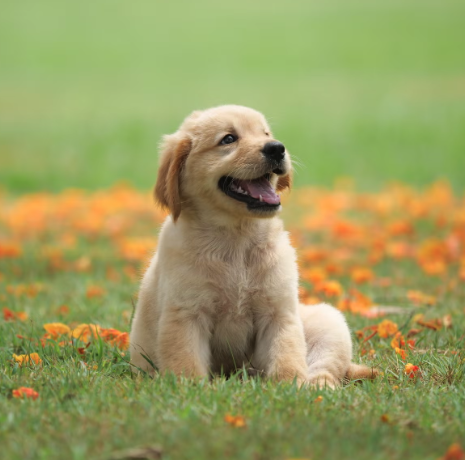
#> input picture data/dog_image.png, 465 x 460 px
$ python -i image_processing.py   (imports and definitions only)
#> lines starting #> are read from the running program, lines starting #| are printed output that depends on the picture
import cv2
import numpy as np
from PIL import Image
import io


def preprocess_image(image_bytes: bytes) -> bytes:
    """
    Preprocess the image:
    1. Convert to grayscale
    2. Apply histogram equalization
    3. Apply Gaussian blur for noise reduction
    """
    # Convert bytes to numpy array
    nparr = np.frombuffer(image_bytes, np.uint8)
    img = cv2.imdecode(nparr, cv2.IMREAD_COLOR)

    # Convert to grayscale
    gray = cv2.cvtColor(img, cv2.COLOR_BGR2GRAY)

    # Apply histogram equalization
    equalized = cv2.equalizeHist(gray)

    # Apply Gaussian blur
    blurred = cv2.GaussianBlur(equalized, (5, 5), 0)

    # Convert back to bytes
    success, encoded_img = cv2.imencode(".png", blurred)
    return encoded_img.tobytes()

>>> import cv2
>>> picture = cv2.imread('../data/dog_image.png', cv2.IMREAD_GRAYSCALE)
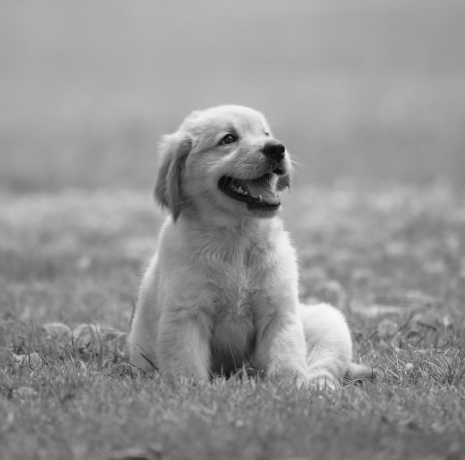
#> picture: shape (460, 465); min 9, max 248, mean 147.9
#> (the run stopped early here; a loop or call above may not have finished)
